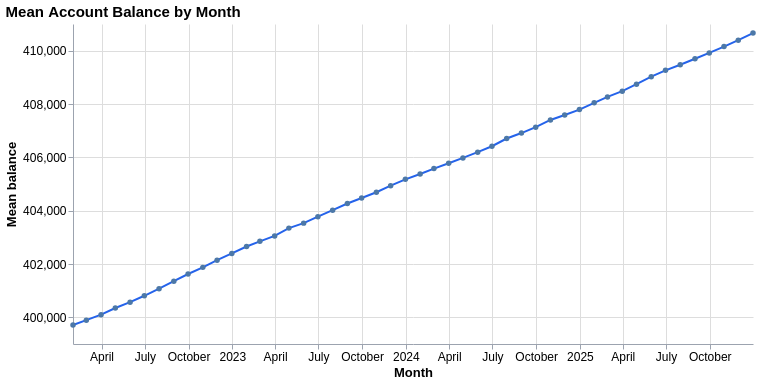

Notebook code cell kept with this figure:
### Code cell
balance_trend = (df.assign(month=pd.to_datetime(df['balance_date']))
                   .groupby('month')['balance'].mean().reset_index())

chart = alt.Chart(balance_trend).mark_line(point=True, color=BAR_COLOR).encode(
    x=alt.X('month:T', title='Month'),
    y=alt.Y('balance:Q', title='Mean balance', scale=alt.Scale(zero=False)),
    tooltip=[alt.Tooltip('month:T', format='%b %Y'), alt.Tooltip('balance:Q', format=',.0f')]
)
_finish(chart, 'Mean Account Balance by Month', 680, 320)

### Figure 1 — Vega-Lite specification as saved in the notebook (floating-point values rounded to 4 significant figures)
{"config": {"view": {"continuousWidth": 300, "continuousHeight": 300, "strokeWidth": 0}, "axis": {"domainColor": "#9ca3af", "labelColor": "#000", "labelFontSize": 12, "labelLimit": 160, "tickColor": "#9ca3af", "titleColor": "#000", "titleFontSize": 13}}, "data": {"name": "data-825d8308c8efc17aef58de3a265090de"}, "mark": {"type": "line", "color": "#2563eb", "point": true}, "encoding": {"tooltip": [{"field": "month", "format": "%b %Y", "type": "temporal"}, {"field": "balance", "format": ",.0f", "type": "quantitative"}], "x": {"field": "month", "title": "Month", "type": "temporal"}, "y": {"field": "balance", "scale": {"zero": false}, "title": "Mean balance", "type": "quantitative"}}, "height": 320, "title": {"text": "Mean Account Balance by Month", "anchor": "start", "fontSize": 15}, "width": 680, "$schema": "https://vega.github.io/schema/vega-lite/v5.20.1.json", "datasets": {"data-825d8308c8efc17aef58de3a265090de": [{"month": "2022-01-31T00:00:00", "balance": 399700.0}, {"month": "2022-02-28T00:00:00", "balance": 399900.0}, {"month": "2022-03-31T00:00:00", "balance": 400100.0}, {"month": "2022-04-30T00:00:00", "balance": 400300.0}, {"month": "2022-05-31T00:00:00", "balance": 400600.0}, {"month": "2022-06-30T00:00:00", "balance": 400800.0}, {"month": "2022-07-31T00:00:00", "balance": 401100.0}, {"month": "2022-08-31T00:00:00", "balance": 401400.0}, {"month": "2022-09-30T00:00:00", "balance": 401600.0}, {"month": "2022-10-31T00:00:00", "balance": 401900.0}, {"month": "2022-11-30T00:00:00", "balance": 402100.0}, {"month": "2022-12-31T00:00:00", "balance": 402400.0}, {"month": "2023-01-31T00:00:00", "balance": 402700.0}, {"month": "2023-02-28T00:00:00", "balance": 402800.0}, {"month": "2023-03-31T00:00:00", "balance": 403100.0}, {"month": "2023-04-30T00:00:00", "balance": 403300.0}, {"month": "2023-05-31T00:00:00", "balance": 403500.0}, {"month": "2023-06-30T00:00:00", "balance": 403800.0}, {"month": "2023-07-31T00:00:00", "balance": 404000.0}, {"month": "2023-08-31T00:00:00", "balance": 404300.0}, {"month": "2023-09-30T00:00:00", "balance": 404500.0}, {"month": "2023-10-31T00:00:00", "balance": 404700.0}, {"month": "2023-11-30T00:00:00", "balance": 404900.0}, {"month": "2023-12-31T00:00:00", "balance": 405200.0}, {"month": "2024-01-31T00:00:00", "balance": 405400.0}, {"month": "2024-02-29T00:00:00", "balance": 405600.0}, {"month": "2024-03-31T00:00:00", "balance": 405800.0}, {"month": "2024-04-30T00:00:00", "balance": 406000.0}, {"month": "2024-05-31T00:00:00", "balance": 406200.0}, {"month": "2024-06-30T00:00:00", "balance": 406400.0}, {"month": "2024-07-31T00:00:00", "balance": 406700.0}, {"month": "2024-08-31T00:00:00", "balance": 406900.0}, {"month": "2024-09-30T00:00:00", "balance": 407100.0}, {"month": "2024-10-31T00:00:00", "balance": 407400.0}, {"month": "2024-11-30T00:00:00", "balance": 407600.0}, {"month": "2024-12-31T00:00:00", "balance": 407800.0}, {"month": "2025-01-31T00:00:00", "balance": 408000.0}, {"month": "2025-02-28T00:00:00", "balance": 408300.0}, {"month": "2025-03-31T00:00:00", "balance": 408500.0}, {"month": "2025-04-30T00:00:00", "balance": 408700.0}, {"month": "2025-05-31T00:00:00", "balance": 409000.0}, {"month": "2025-06-30T00:00:00", "balance": 409300.0}, {"month": "2025-07-31T00:00:00", "balance": 409500.0}, {"month": "2025-08-31T00:00:00", "balance": 409700.0}, {"month": "2025-09-30T00:00:00", "balance": 409900.0}, {"month": "2025-10-31T00:00:00", "balance": 410200.0}, {"month": "2025-11-30T00:00:00", "balance": 410400.0}, {"month": "2025-12-31T00:00:00", "balance": 410700.0}]}}
